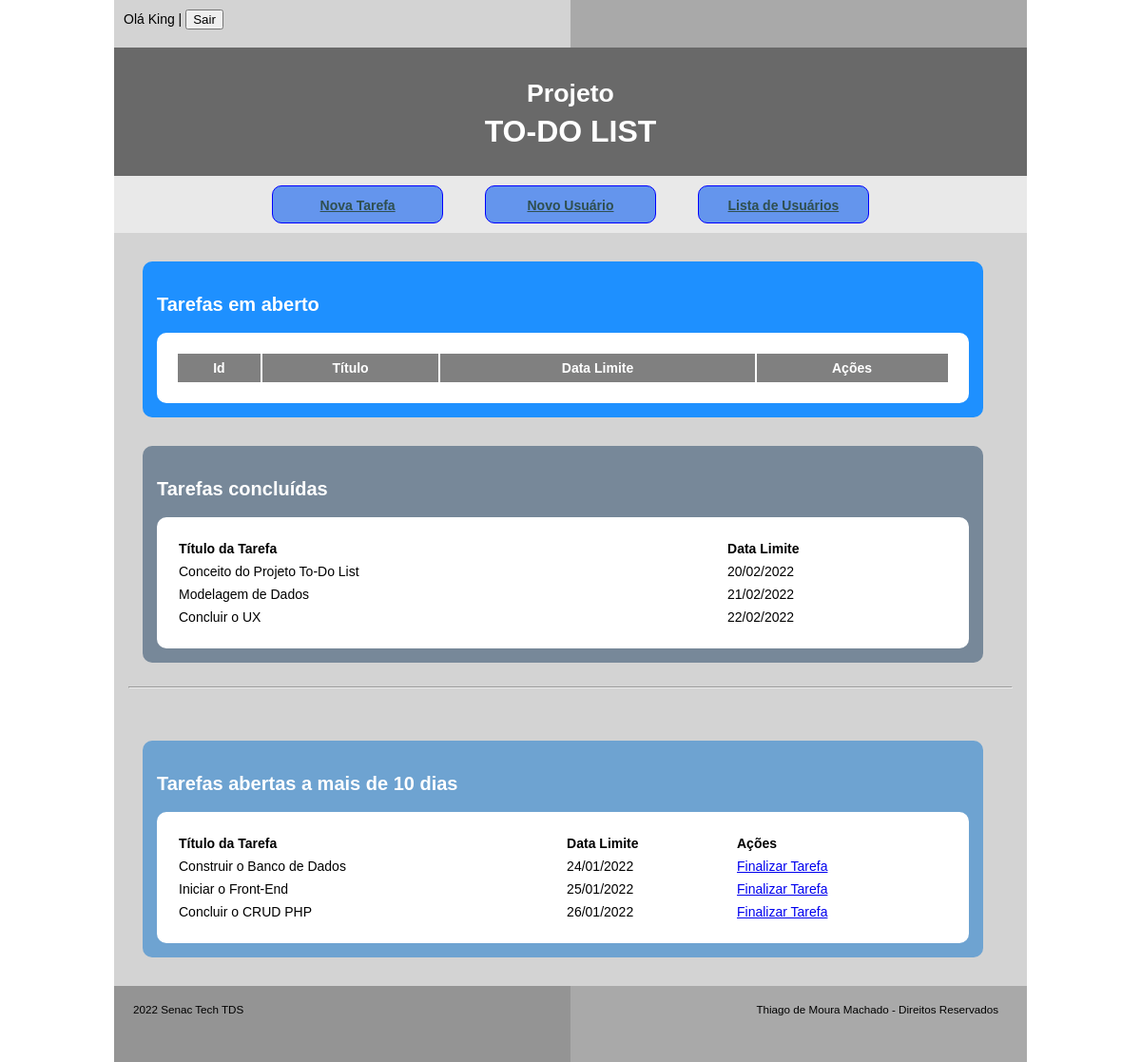
The page /index.php (signed in) on the database as committed earlier.
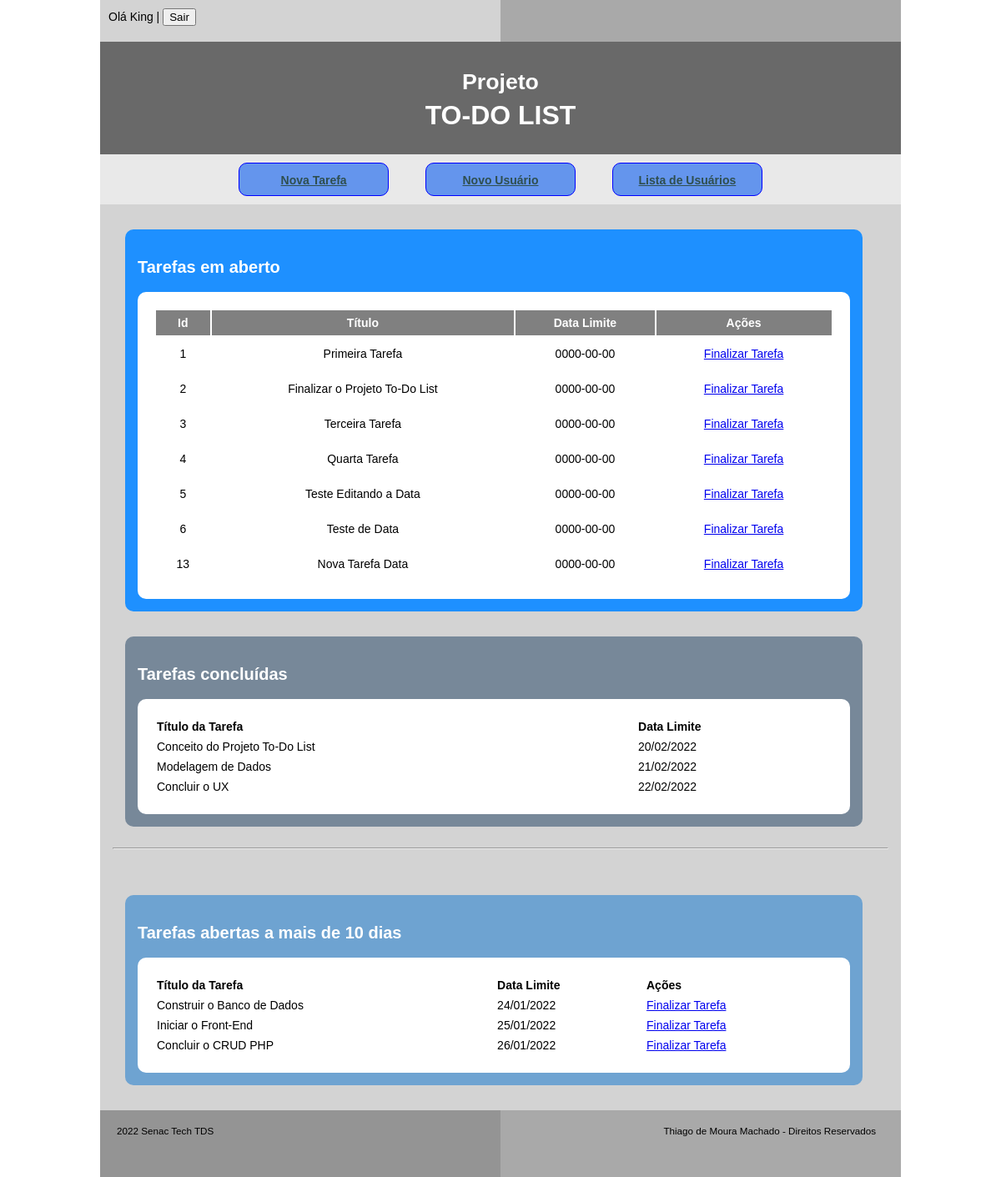
The same page on the database as committed later.
### tables this page shows
CREATE TABLE `tarefas` (
  `titulo` varchar(60) NOT NULL,
  `datalimite` date NOT NULL,
  `finalizada` varchar(3) NOT NULL,
  `idtarefa` int(11) NOT NULL
);

### controller/cTarefa.php (called while the page is built, shortened)
<?php
class cTarefa {
    public function getTarefas() {
        $pdo = require_once 'pdo/connection.php';
        $sql = "select idtarefa, titulo, datalimite, finalizada from tarefas";
        $sth = $pdo->prepare($sql);
        $sth->execute();
        $result = $sth->fetchAll();
        return $result;
    }
}

### index.php (the view, shortened to what this page needs)
<!DOCTYPE html>
<?php
require_once 'controller/cTarefa.php';
$cadTar = new cTarefa();
$listaTarefas = $cadTar->getTarefas();
?>
<html>
<head>
<html lang="pt-br">
<link rel="stylesheet" type="text/css" href="estilos.css">
</head>
<body>
<div class="container">
    <div class="top">
      <div class="topEsq topLogado">
        <?php
        if (isset($_SESSION['logadoN']) && $_SESSION['logadoN'] == true) {
            echo " Olá " . $_SESSION['usuarioN'] . " | ";
            echo "<button onclick=" . "location.href='controller/logout.php'" . ">Sair</button>";
        } else {
            header("Location: view/login.php");
        }
        ?>
</div>
      <div class="topDir"></div>
    </div>
    <div class="titPrincipal">
      <h1 class="titProj"><small>Projeto</small><br>
      TO-DO LIST</h1>
    </div>
    <div class="botaoPrincipal">
      <a href="view/cadTarefa.php" target="_self" class="btNovaTarefa">Nova Tarefa</a>
      <a href="view/cadUsuario.php" target="_self" class="btNovaTarefa">Novo Usuário</a>
      <a href="view/listaUsuarios.php" target="_self" class="btNovaTarefa">Lista de Usuários</a>
    </div>
      <div class="content">
        <div class="tarefasAbertas">
        <h3 class="txtBranco">Tarefas em aberto</h3>
          <div class="toDoListcontent">
          <table style="width:100%">
        <thead>
            <tr style="background-color: gray; color: white;">
                <th style="padding: 5px;">Id</th>
                <th style="padding: 5px;">Título</th>
                <th style="padding: 5px;">Data Limite</th>
                <th style="padding: 5px;">Ações</th>
            </tr>
        </thead>
        <tbody>
            <?php foreach ($listaTarefas as $cadTar): ?>
                <tr style="background-color: white;">
                    <td style="padding: 10px; text-align: center">
                        <?php echo $cadTar['idtarefa']; ?>
                    </td>
                    <td style="padding: 10px; text-align: center">
                        <?php echo $cadTar['titulo']; ?>
                    </td>
                    <td style="padding: 10px; text-align: center">
                        <?php echo $cadTar['datalimite']; ?>
                    </td>
                    <td style="padding: 10px; text-align: center">
                      <a href="#">Finalizar Tarefa</a>
                    </td>
                </tr>
            <?php endforeach; ?>
        </tbody>
    </table>
          </div>
        </div>
        <div class="tarefasFechadas">
        <h3 class="txtBranco">Tarefas concluídas</h3>
        <div class="toDoListcontent">
          <table style="width:100%">
            <tr>
              <td><b>Título da Tarefa</b></td>
              <td><b>Data Limite</b></td>
            </tr>
            <tr>
              <td>Conceito do Projeto To-Do List</td>
              <td>20/02/2022</td>
            </tr>
            <tr>
              <td>Modelagem de Dados</td>
              <td>21/02/2022</td>
            </tr>
            <tr>
              <td>Concluir o UX</td>
              <td>22/02/2022</td>
            </tr>
          </table>
        </div>
        </div>
      <hr style="display:block; margin-top: 10px; margin-bottom:10px">
    </div>
    <div class="content">
    <div class="tarefas10dias">
        <h3 class="txtBranco">Tarefas abertas a mais de 10 dias</h3>
          <div class="toDoListcontent">
            <table style="width:100%">
              <tr>
                <td><b>Título da Tarefa</b></td>
                <td><b>Data Limite</b></td>
                <td><b>Ações</b></td>
              </tr>
              <tr>
                <td>Construir o Banco de Dados</td>
                <td>24/01/2022</td>
                <td><a href="#">Finalizar Tarefa</a></td>
              </tr>
              <tr>
                <td>Iniciar o Front-End</td>
                <td>25/01/2022</td>
                <td><a href="#">Finalizar Tarefa</a></td>
              </tr>
              <tr>
                <td>Concluir o CRUD PHP</td>
                <td>26/01/2022</td>
                <td><a href="#">Finalizar Tarefa</a></td>
              </tr>
            </table>
          </div>
        </div>
    </div>
    <div class="footer">
      <div class="footerEsq"><p class="assinaSenac"><small>2022 Senac Tech TDS</small></p></div>
      <div class="footerDir"><p class="assinaAutor"><small>Thiago de Moura Machado - Direitos Reservados</small></p></div>
    </div>
  </div>
</body>
</html>

### estilos.css (style rules this page uses)
* { box-sizing: border-box; }
body { margin: 0; padding: 0; font-family: Verdana, Geneva, Tahoma, sans-serif; font-size: 14px; line-height: 20px; }
h3 { font-size: 20px; }
.topLogado { padding-top: 10px; padding-left: 10px; }
.container { display: block; margin: auto; width: 80%; }
.txtBranco { color: white; }
.btNovaTarefa { display: inline-block; margin-left: 20px; margin-right: 20px; padding: 10px; background-color: cornflowerblue; border-radius: 10px; border: solid 1px blue; color: darkslategray; font-family: Verdana, Geneva, Tahoma, sans-serif; font-size: 14px; font-weight: bold; width: 180px; height: 40px; cursor: pointer; }
.titProj { font-size: 32px; line-height: 40px; }
.assinaSenac { margin-left: 20px; }
.assinaAutor { margin-right: 30px; }
.content { padding: 15px; background-color: lightgray; }
.toDoListcontent { padding: 20px; border-radius: 10px; display: block; width: 100%; background-color: white; }
.tarefasAbertas { margin: 15px; padding: 15px; width: 95%; border-radius: 10px; display: block; background-color: dodgerblue; }
.tarefasFechadas { margin: 15px; padding: 15px; width: 95%; border-radius: 10px; display: inline-block; background-color: lightslategray; }
.tarefas10dias { display: block; margin: 15px; padding: 15px; width: 95%; border-radius: 10px; background-color: rgb(110, 163, 209); }
.titPrincipal { text-align: center; background-color:dimgray; color: white; padding: 5px; }
.botaoPrincipal { text-align: center; background-color:#e9e9e9; padding: 10px; }
.top { width: 100%; height: 50px; background-color: lightgray; }
.topEsq { display: inline; width: 50%; height: 50px; float: left; background-color: lightgray; }
.topDir { display: inline-block; width: 50%; height: 50px; text-align: right; background-color: darkgray; }
.footer { width: 100%; height: 80px; background-color: lightgray; }
.footerEsq { display: inline; float: left; width: 50%; height: 80px; background-color:#949494; }
.footerDir { display: inline-block; width: 50%; height: 80px; text-align: right; background-color:darkgray; }

Rows that differ between the two databases and show on the page:
added tarefas: idtarefa "1", titulo "Primeira Tarefa", datalimite "0000-00-00"
added tarefas: idtarefa "2", titulo "Finalizar o Projeto To-Do List", datalimite "0000-00-00"
added tarefas: idtarefa "3", titulo "Terceira Tarefa", datalimite "0000-00-00"
added tarefas: idtarefa "4", titulo "Quarta Tarefa", datalimite "0000-00-00"
added tarefas: idtarefa "5", titulo "Teste Editando a Data", datalimite "0000-00-00"
added tarefas: idtarefa "6", titulo "Teste de Data", datalimite "0000-00-00"
added tarefas: idtarefa "13", titulo "Nova Tarefa Data", datalimite "0000-00-00"
